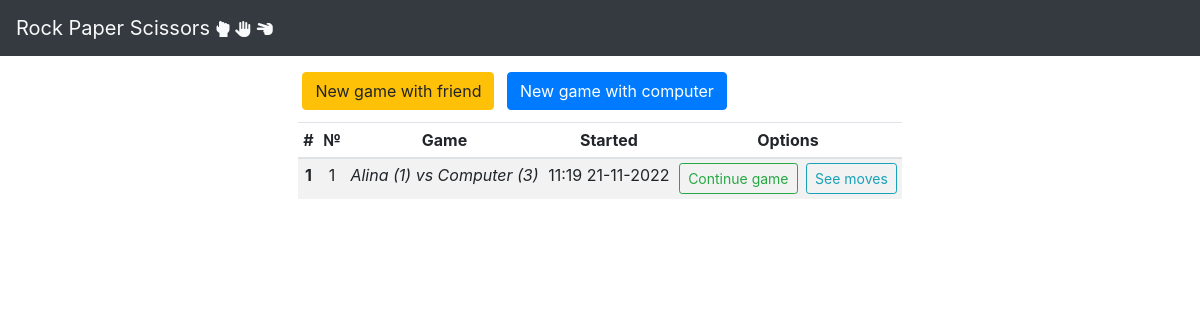
The page / on the database its author committed.
### game/models.py (models this page shows)
class Game(models.Model):
    created_at = models.DateTimeField(auto_now_add=True)
    player1_name = models.CharField(max_length=30)
    player2_name = models.CharField(max_length=30)
    player1_score = models.PositiveIntegerField(default=0)
    player2_score = models.PositiveIntegerField(default=0)
    with_computer = models.BooleanField(default=False)
    def __str__(self):
        return "%s (%s) vs %s (%s)" % (self.player1_name, self.player1_score, self.player2_name, self.player2_score)

### game/views.py (the view)
# urls.py: 2. Add a URL to urlpatterns:  path('', views.home, name='home')
def home(request, last=10):
    games = Game.objects.filter().order_by('-id')[:last]
    return render(request, 'home.html', context={'games': games})

### game/templates/home.html
{% extends "base.html" %}
{% block content %}
    <div class="mt-2">
        <a class="m-1 btn btn-warning" href="{% url 'create_game' option="friends" %}">New game with friend</a>
        <a class="m-1 btn btn-primary" href="{% url 'create_game' option="computer" %}">New game with computer</a>
        <table class="mt-2 table table-sm text-center table-striped">
            <thead>
            <tr>
                <th scope="col">#</th>
                <th scope="col">№</th>
                <th scope="col">Game</th>
                <th scope="col">Started</th>
                <th scope="col">Options</th>
            </tr>
            </thead>
            <tbody>
            {% for game in games %}
                <tr>
                    <th scope="row">{{ forloop.counter }}</th>
                    <td>{{ game.pk }}</td>
                    <td class="font-italic">{{ game }}</td>
                    <td>{{ game.created_at|date:"H:i d-m-Y" }}</td>
                    <td>
                        <div>
                            <a class="mr-1 btn btn-sm btn-outline-success"
                               href="{% url 'continue_game' game_id=game.pk %}">Continue game</a>
                            <a class="btn btn-sm btn-outline-info" href="{% url 'see_moves' game_id=game.pk last=15 %}">See
                                moves</a>
                        </div>
                    </td>
                </tr>
            {% endfor %}
            </tbody>
        </table>
    </div>
{% endblock %}

### rows shown on the page
Game: pk "1", player1_name+player1_score+player2_name "Alina (1) vs Computer (3)", created_at "11:19 21-11-2022"
